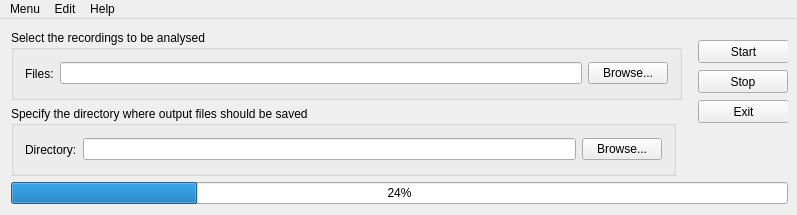
<?xml version="1.0" encoding="UTF-8"?>
<ui version="4.0">
 <class>MainWindow</class>
 <widget class="QMainWindow" name="MainWindow">
  <property name="geometry">
   <rect>
    <x>0</x>
    <y>0</y>
    <width>797</width>
    <height>210</height>
   </rect>
  </property>
  <property name="windowTitle">
   <string>Bicknell's Thrush CallSeeker</string>
  </property>
  <widget class="QWidget" name="centralWidget">
   <layout class="QGridLayout" name="gridLayout" rowstretch="0,0,0,0,0,0" columnstretch="5,0,0">
    <property name="rightMargin">
     <number>9</number>
    </property>
    <item row="1" column="0">
     <widget class="QGroupBox" name="groupBox_2">
      <property name="minimumSize">
       <size>
        <width>0</width>
        <height>70</height>
       </size>
      </property>
      <property name="maximumSize">
       <size>
        <width>16777215</width>
        <height>70</height>
       </size>
      </property>
      <property name="title">
       <string>Specify the directory where output files should be saved</string>
      </property>
      <layout class="QHBoxLayout" name="horizontalLayout_2">
       <item>
        <widget class="QLabel" name="label_2">
         <property name="text">
          <string>Directory:</string>
         </property>
        </widget>
       </item>
       <item>
        <widget class="QLineEdit" name="output_folder">
         <property name="frame">
          <bool>true</bool>
         </property>
         <property name="dragEnabled">
          <bool>true</bool>
         </property>
         <property name="readOnly">
          <bool>false</bool>
         </property>
        </widget>
       </item>
       <item>
        <widget class="QPushButton" name="output_button">
         <property name="text">
          <string>Browse...</string>
         </property>
        </widget>
       </item>
      </layout>
     </widget>
    </item>
    <item row="0" column="0" colspan="2">
     <widget class="QGroupBox" name="groupBox">
      <property name="minimumSize">
       <size>
        <width>0</width>
        <height>70</height>
       </size>
      </property>
      <property name="maximumSize">
       <size>
        <width>16777215</width>
        <height>70</height>
       </size>
      </property>
      <property name="title">
       <string>Select the recordings to be analysed</string>
      </property>
      <layout class="QHBoxLayout" name="horizontalLayout">
       <item>
        <widget class="QLabel" name="label">
         <property name="text">
          <string>Files:</string>
         </property>
        </widget>
       </item>
       <item>
        <widget class="QLineEdit" name="source_files">
         <property name="frame">
          <bool>true</bool>
         </property>
         <property name="dragEnabled">
          <bool>true</bool>
         </property>
        </widget>
       </item>
       <item>
        <widget class="QPushButton" name="source_button">
         <property name="maximumSize">
          <size>
           <width>80</width>
           <height>16777215</height>
          </size>
         </property>
         <property name="text">
          <string>Browse...</string>
         </property>
        </widget>
       </item>
      </layout>
     </widget>
    </item>
    <item row="0" column="2" rowspan="2">
     <widget class="QWidget" name="widget" native="true">
      <property name="minimumSize">
       <size>
        <width>100</width>
        <height>0</height>
       </size>
      </property>
      <widget class="QPushButton" name="run_button">
       <property name="geometry">
        <rect>
         <x>10</x>
         <y>40</y>
         <width>90</width>
         <height>23</height>
        </rect>
       </property>
       <property name="minimumSize">
        <size>
         <width>90</width>
         <height>23</height>
        </size>
       </property>
       <property name="maximumSize">
        <size>
         <width>90</width>
         <height>23</height>
        </size>
       </property>
       <property name="text">
        <string>Stop</string>
       </property>
      </widget>
      <widget class="QPushButton" name="pushButton_2">
       <property name="geometry">
        <rect>
         <x>10</x>
         <y>70</y>
         <width>91</width>
         <height>23</height>
        </rect>
       </property>
       <property name="text">
        <string>Exit</string>
       </property>
      </widget>
      <widget class="QPushButton" name="pushButton">
       <property name="geometry">
        <rect>
         <x>10</x>
         <y>10</y>
         <width>91</width>
         <height>23</height>
        </rect>
       </property>
       <property name="text">
        <string>Start</string>
       </property>
      </widget>
     </widget>
    </item>
    <item row="4" column="0" colspan="3">
     <widget class="QProgressBar" name="progressBar">
      <property name="value">
       <number>24</number>
      </property>
     </widget>
    </item>
   </layout>
  </widget>
  <widget class="QMenuBar" name="menuBar">
   <property name="geometry">
    <rect>
     <x>0</x>
     <y>0</y>
     <width>797</width>
     <height>19</height>
    </rect>
   </property>
   <widget class="QMenu" name="menuMenu">
    <property name="title">
     <string>Menu</string>
    </property>
    <addaction name="actionRun"/>
    <addaction name="actionQuit"/>
   </widget>
   <widget class="QMenu" name="menuEdit">
    <property name="title">
     <string>Edit</string>
    </property>
    <addaction name="actionSettings"/>
   </widget>
   <widget class="QMenu" name="menuInfo">
    <property name="title">
     <string>Help</string>
    </property>
    <addaction name="actionAbout"/>
   </widget>
   <addaction name="menuMenu"/>
   <addaction name="menuEdit"/>
   <addaction name="menuInfo"/>
  </widget>
  <action name="menuAbout">
   <property name="text">
    <string>About</string>
   </property>
   <property name="menuRole">
    <enum>QAction::ApplicationSpecificRole</enum>
   </property>
  </action>
  <action name="actionReset_settings">
   <property name="text">
    <string>Reset settings</string>
   </property>
  </action>
  <action name="actionSettings">
   <property name="text">
    <string>Settings</string>
   </property>
  </action>
  <action name="actionRun">
   <property name="text">
    <string>Run</string>
   </property>
   <property name="shortcut">
    <string>F5</string>
   </property>
  </action>
  <action name="actionQuit">
   <property name="text">
    <string>Quit</string>
   </property>
   <property name="shortcut">
    <string>Ctrl+Q</string>
   </property>
  </action>
  <action name="actionAbout">
   <property name="text">
    <string>About</string>
   </property>
  </action>
 </widget>
 <layoutdefault spacing="6" margin="11"/>
 <resources/>
 <connections/>
</ui>
